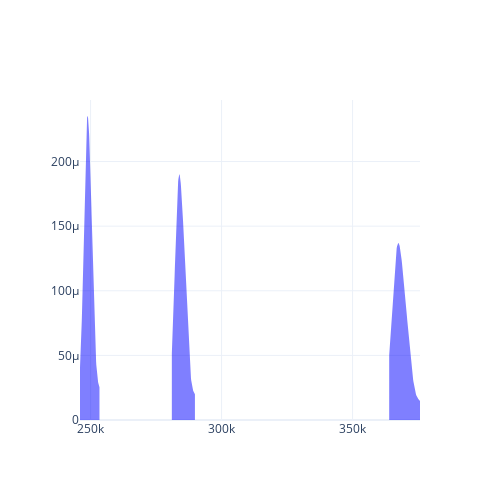

Notebook code cell kept with this figure:
### Code cell
from typing import List
import warnings
warnings.simplefilter('ignore', category=pd.errors.PerformanceWarning)

import pandas as pd
import plotly.graph_objects as go
from scipy.stats import gaussian_kde
from ruins.core import DataManager

def windpower_actions_projection(dataManager: DataManager, specs, site: float = 396.0, filter_={}) -> List[pd.DataFrame]:
    """
    """    
    # I guess we have to stick to those here
    turbines=['e53', 'e115', 'e126']

    # handle the specs
    if len(specs) == 1 and any([isinstance(s, range) for s in specs]):
        # there is a range definition
        scenarios = []
        for e1 in specs[0]:
            for e2 in specs[1]:
                for e3 in specs[2]:
                    scenarios.append((e1 / 100, e2 / 100, e3 / 100))
    else:
        scenarios = specs

    # upscale the turbines to the site
    power_share = upscale_windenergy(turbines, scenarios)

    # get the data
    df = load_windpower_data(dataManager)

    # apply filters
    for key, val in filter_.items():
        if key == 'year':
            df = df[val]
        elif key == 'rcp':
            df = df.xs(val, level=1, axis=1)
        elif key == 'gcm':
            df = df.xs(val, level=2, axis=1)

    # aggregate everything
    actions = []
    for i in range(0, len(power_share), len(turbines)):
        data = None
        for j, turbine in enumerate(turbines):
            # get the chunk for this turbine
            chunk = df[turbine.upper(), ].mean(axis=1)  # this is the part I am not sure about

            # multiply with the number of turbines
            chunk *= power_share[i + j][0]

            # merge
            if data is None:
                data = pd.DataFrame(data={turbine: chunk.values}, index=chunk.index)
                #data = chunk
            else:
                #data = pd.merge(data, chunk, left_index=True, right_index=True, how='outer')
                data[turbine] = chunk.values
        actions.append(data)

    return actions

def windpower_distplot(actions: List[pd.DataFrame], fig: go.Figure = None, fill: str = None) -> go.Figure:
    """Plot the actions projected to climate models """    
    if fig is None:
        fig = go.Figure()

    # add all actions
    for i, action in enumerate(actions):
        y = action.sum(axis=1).values
        x = np.linspace(y.min(), y.max(), 100)
        kde = gaussian_kde(y)(x)

        fig.add_trace(
            go.Scatter(x=x, y=kde, mode='lines', line=dict(color='blue', width=0. if fill is not None else 1), fill=fill, showlegend=False)
        )

    return fig



# define properties
RCP = 'rcp85'

# get turbines
turbines = ['e53', 'e115', 'e126']
#turbine = upscale_windenergy(['e53', 'e115', 'e126'], [(1, 0, 0), (0, 1, 0), (0.5, 0, 0.5)])
#scenario = [(i / 100, 0 , 1 - (i / 100)) for i in range(0, 100, 5)]
scenario = [(1, 0, 0), (0, 1, 0), (0, 0, 1)]
power_share = upscale_windenergy(turbines, scenario)

# load
df = load_windpower_data(dm)['2075':'2095']

# aggregate
actions = []
for i in range(0, len(power_share), len(turbines)):
    data = None
    for j, spec in enumerate(turbines):
        chunk = df[spec.upper(), RCP].mean(axis=1)  # mean value per turbine
        chunk *= power_share[i + j][0]  # multiply with the number of turbines
        if data is None:
            data = pd.DataFrame(data={spec: chunk.values}, index=chunk.index)
            #data = chunk
        else:
            data[spec] = chunk.values
            #data = pd.merge(data, chunk, left_index=True, right_index=True, how='outer')
    actions.append(data)


# Plotting
# go for the plot
# import plotly.figure_factory as ff
# fig = ff.create_distplot([a.sum(axis=1) for a in actions], [f'{i / len(actions) * 100:.0f}%' for i in range(len(actions))], show_hist=False, show_rug=False)


fig = go.Figure()
for i, action in enumerate(actions):
    y = action.sum(axis=1).values
    x = np.linspace(y.min(), y.max(), 100)
    kde = gaussian_kde(y)(x)

    fig.add_trace(go.Scatter(x=x, y=kde, mode='lines', line=dict(color='blue', width=0.), fill='tozeroy', showlegend=False, name=f'{i * 5}% E53'))

fig.update_layout(width=500, height=500, template='plotly_white')
